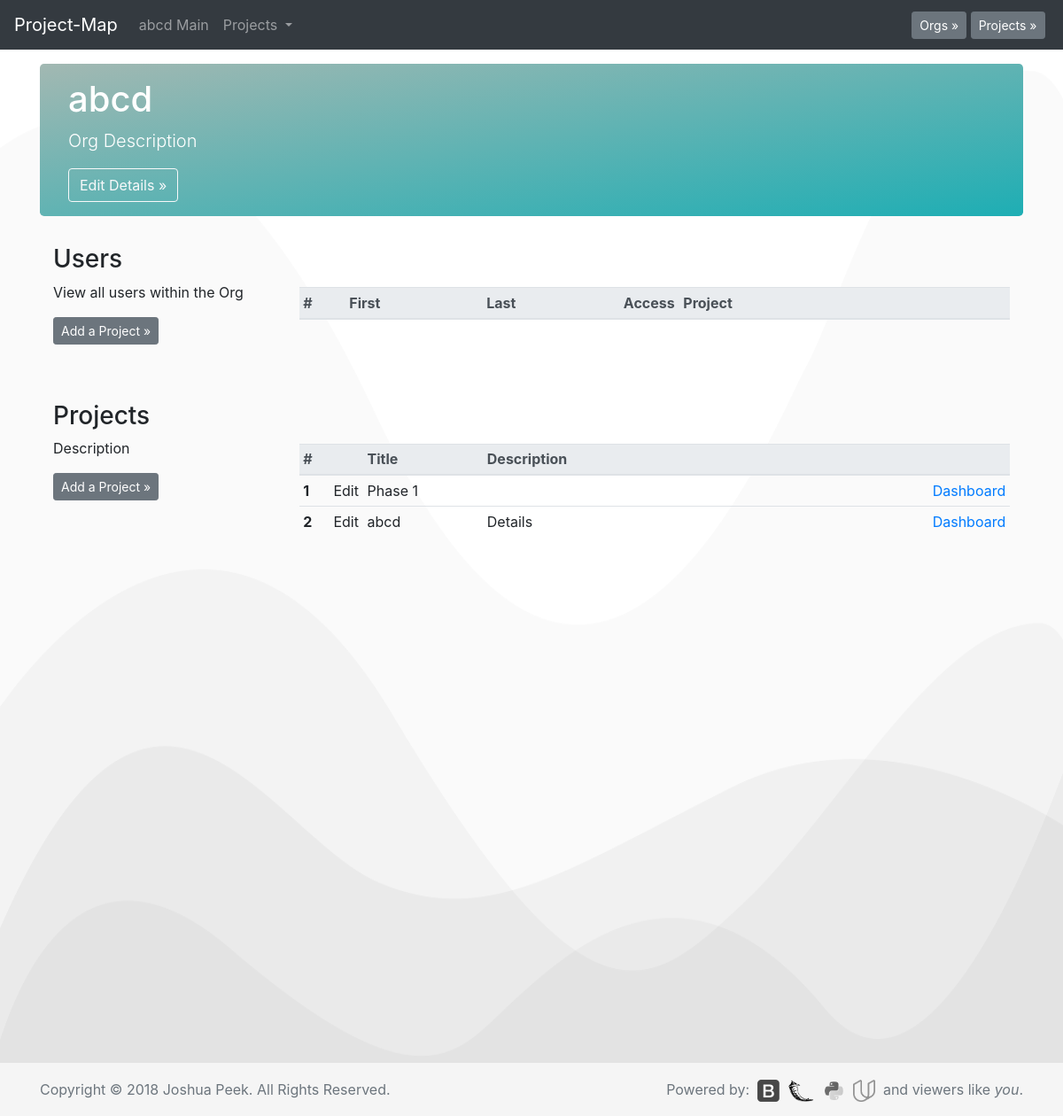
/o?1, run on the app's committed database.
### database_setup.py (models this page shows, shortened)
class Org(Base):
    __tablename__ = 'org'
    id = Column(Integer, primary_key=True)
    title = Column(String(250), nullable=False)
    description = Column(String(500))

class Project(Base):
    __tablename__ = 'project'
    id = Column(Integer, primary_key=True)
    title = Column(String(250), nullable=False)
    description = Column(String(500))
    org_id = Column(Integer, ForeignKey('org.id'))
    org = relationship(Org)

### app.py (the view)
@app.route('/o?<int:org_id>')
def orgPage(org_id):
    allorgs = session.query(Org).all()
    allprojects = session.query(Project).all()
    org = session.query(Org).filter_by(id=org_id).one()
    projects = session.query(Project).filter_by(org_id=org.id).all()
    userOrgs = session.query(userOrg).filter_by(org_id=org.id).all()
    return render_template('org.html', org=org, projects=projects,
                            allorgs=allorgs, allprojects=allprojects,
                            userOrgs=userOrgs)

### templates/org.html (shortened to what this page needs)
<!doctype html>
<html lang="en">
  {% include "header.html" %}
  <body>
    {% include "menu.html" %}
    <main role="main" class="container">
      <div class="jumbotron" style="padding:1rem 2rem;">
        <h1>{{org.title}}</h1>
        <p class="lead">{{org.description}}</p>
        <button type="button" class="btn btn-md btn btn-outline-light" data-toggle="modal" data-target="#edit-org-details">Edit Details &raquo;</button>
      </div>
      <div class="container">
        <div class="row mb-4">
          <div class="col-md-3">
            <h3>Users</h3>
              <p>View all users within the Org</p>
              <p><button type="button" class="btn btn-secondary btn-sm" data-toggle="modal" data-target="#add-project">Add a Project &raquo;</button></p>
              <br>
          </div>
          <div class="col-md-9">
            <br><br>
            <table class="table table-responsive table-sm table-hover" width="100%">
              <thead class="thead-light">
                <tr>
                  <th scope="col" width="55px">#</th>
                  <th scope="col" width="165px">First</th>
                  <th scope="col" width="165px">Last</th>
                  <th scope="col" width="50px">Access</th>
                  <th scope="col" width="350px">Project</th>
                  <th scope="col" width="51px"></th>
                </tr>
              </thead>
            </table>
          </div>
        </div>
      </div>
      <div class="container">
        <div class="row mb-4">
          <div class="col-md-3">
            <h3>Projects</h3>
              <p>Description</p>
              <p><button type="button" class="btn btn-secondary btn-sm" data-toggle="modal" data-target="#add-project">Add a Project &raquo;</button></p>
              <br>
          </div>
          <div class="col-md-9">
            <br><br>
            <table class="table table-responsive table-sm table-hover" width="100%">
              <thead class="thead-light">
                <tr>
                  <th scope="col" width="35px">#</th>
                  <th scope="col" width="30px"></th>
                  <th scope="col" width="140px">Title</th>
                  <th scope="col" width="527px">Description</th>
                  <th scope="col" width="70px"></th>
                </tr>
              </thead>
              <tbody>
                {% for i in projects %}
                <tr>
                  <th scope="row">{{loop.index}}</th>
                  <td>Edit</td>
                  <td>{{i.title}}</td>
                  <td>{{i.description}}</td>
                  <td><a href="{{url_for('projectPage', org_id = i.org.id,  project_id = i.id)}}">Dashboard</a></td>
                </tr>
                {% endfor %}
              </tbody>
            </table>
          </div>
        </div>
      </div>
    </main>
  {% include "footer.html" %}
  </body>
</html>

### templates/menu.html (shortened to what this page needs)
<nav class="navbar navbar-expand-md navbar-dark fixed-top bg-dark">
  <a class="navbar-brand" href="/">Project-Map</a>
  <div class="collapse navbar-collapse" id="navbarCollapse">
    <ul class="navbar-nav mr-auto">
      {% if org is defined %}
      <li class="nav-item">
        <a class="nav-link" href="{{url_for('orgPage', org_id=org.id)}}">
          {{org.title}} Main
        </a>
      </li>
      {% endif %}
      {% if projects is defined %}
      <li class="nav-item dropdown">
        <a class="nav-link dropdown-toggle" href="#" id="navbarDropdown" role="button" data-toggle="dropdown" aria-haspopup="true" aria-expanded="false">
          Projects
        </a>
      </li>
      {% endif %}
    </ul>
    {% if allorgs is defined %}
    <button type="button" class="btn btn-secondary btn-sm my-2 my-sm-0" data-toggle="modal" data-target="#org-select">Orgs &raquo;</button>&nbsp;
    {% endif %}
    {% if allprojects is defined %}
    <button type="button" class="btn btn-secondary btn-sm my-2 my-sm-0" data-toggle="modal" data-target="#project-select">Projects &raquo;</button>&nbsp;
    {% endif %}
  </div>
</nav>

### data on the page
Org: title "abcd", description "Org Description"
Project: title "Phase 1"
Project: title "abcd", description "Details"
